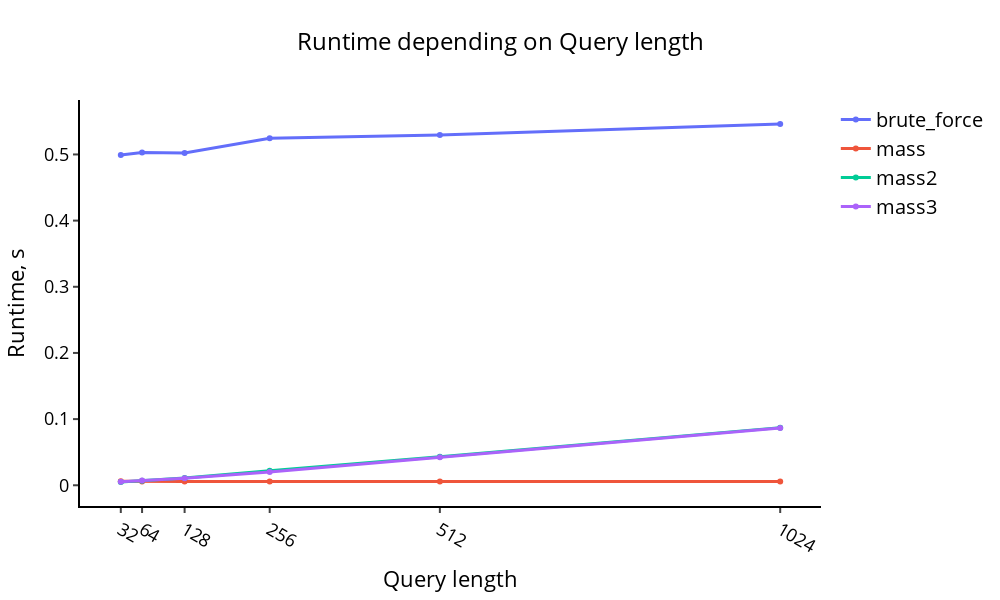

This figure's notebook cell:
### Code cell
comparison_param = np.array(algorithms)

visualize_plot_times(results_exp2, comparison_param, exp2_params)

### Figure 1 — Plotly figure (JSON) as saved in the notebook; plotly's stock layout.template omitted (floating-point values rounded to 4 significant figures)
{"data": [{"line": {"width": 3}, "name": "brute_force", "type": "scatter", "x": [32, 64, 128, 256, 512, 1024], "y": [0.4993, 0.5029, 0.5021, 0.5245, 0.5292, 0.5459]}, {"line": {"width": 3}, "name": "mass", "type": "scatter", "x": [32, 64, 128, 256, 512, 1024], "y": [0.006209, 0.005713, 0.005726, 0.005726, 0.005787, 0.00582]}, {"line": {"width": 3}, "name": "mass2", "type": "scatter", "x": [32, 64, 128, 256, 512, 1024], "y": [0.005014, 0.006806, 0.01089, 0.02198, 0.04292, 0.08711]}, {"line": {"width": 3}, "name": "mass3", "type": "scatter", "x": [32, 64, 128, 256, 512, 1024], "y": [0.005338, 0.007118, 0.01047, 0.02017, 0.04243, 0.08669]}], "layout": {"height": 600, "legend": {"font": {"color": "black", "size": 20}}, "paper_bgcolor": "rgba(0,0,0,0)", "plot_bgcolor": "rgba(0,0,0,0)", "title": {"font": {"color": "black", "size": 24}, "text": "Runtime depending on Query length", "x": 0.5, "xanchor": "center"}, "width": 1000, "xaxis": {"linecolor": "#000", "linewidth": 2, "showgrid": false, "tickfont": {"color": "black", "size": 18}, "ticks": "outside", "tickvals": [32, 64, 128, 256, 512, 1024], "tickwidth": 2, "title": {"font": {"color": "black", "size": 22}, "text": "Query length"}}, "yaxis": {"linecolor": "#000", "linewidth": 2, "showgrid": false, "tickfont": {"color": "black", "size": 18}, "ticks": "outside", "tickwidth": 2, "title": {"font": {"color": "black", "size": 22}, "text": "Runtime, s"}, "zeroline": false}}}
